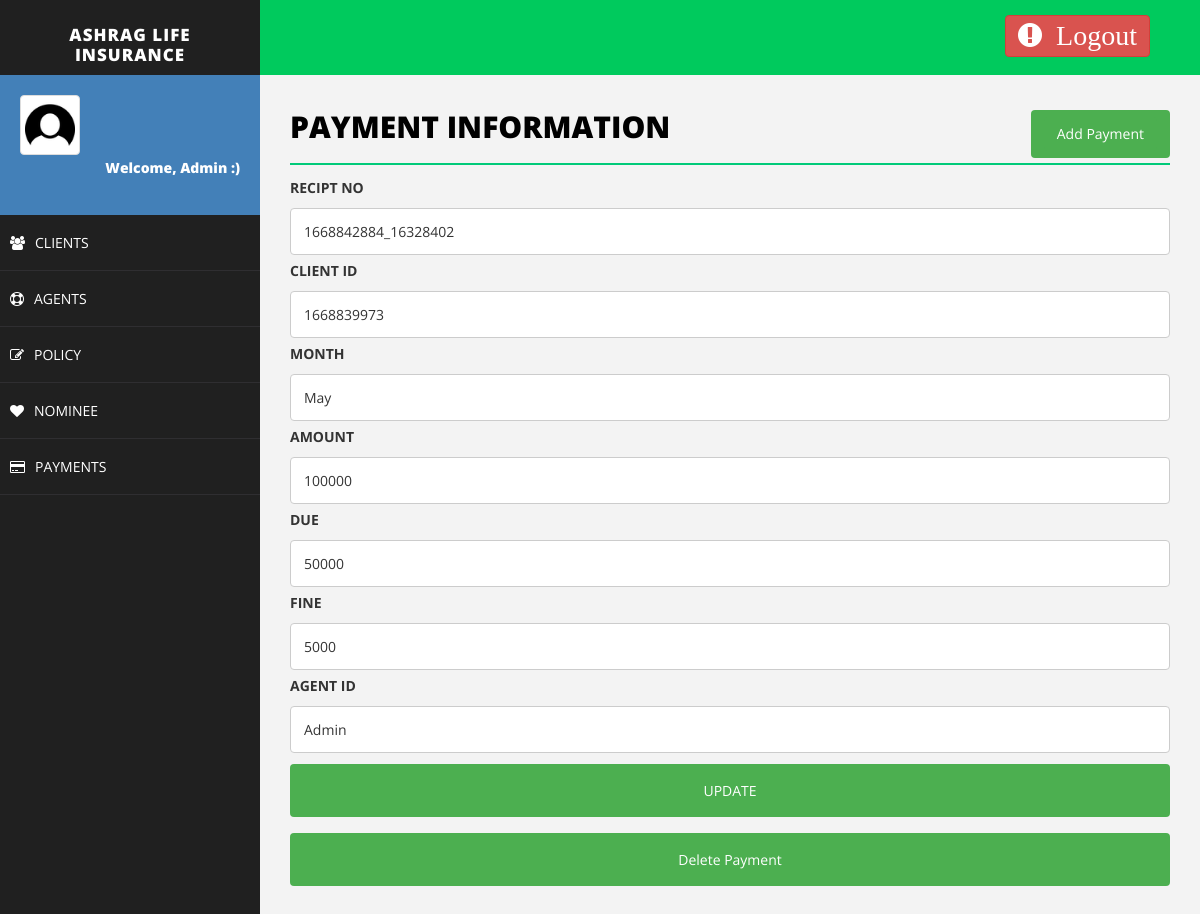
The page /editPayment.php?recipt_no=1668842884_16328402 (signed in) on the database its author committed.
### tables this page shows
CREATE TABLE `payment` (
  `recipt_no` varchar(20) NOT NULL,
  `client_id` varchar(50) NOT NULL,
  `month` varchar(50) NOT NULL,
  `amount` varchar(50) NOT NULL,
  `fine` varchar(50) NOT NULL,
  `due` varchar(50) NOT NULL,
  `agent_id` varchar(30) NOT NULL
);

### editPayment.php (the view, shortened to what this page needs)
<!DOCTYPE html>
<html>
<head>
    <link href="assets/css/bootstrap.css" rel="stylesheet" />
    <link href="assets/css/font-awesome.css" rel="stylesheet" />
    <link href="assets/css/basic.css" rel="stylesheet" />
    <link href="assets/css/custom.css" rel="stylesheet" />
</head>
<body>
<?php include 'header.php';
?>
        <div id="page-wrapper">
                <div class="row">
                    <div class="col-md-12">
                        <h1 class="page-head-line">Payment Information
						<button class="btn" align="center">
						<a href="addPayment.php" class="btn">Add Payment</a>
						</button>
						</h1>
                    </div>
                </div>
<?php
include'connection.php';
	if($_SERVER["REQUEST_METHOD"] == "GET"){
		$recipt_no = $_GET["recipt_no"];
	}
	$sql = "SELECT recipt_no, client_id, month, amount, due, fine, agent_id from payment where recipt_no='$recipt_no'";
	$result = $conn->query($sql);
	echo "<div>\n";
	  echo '<form action="updatePayment.php" method="post">';
	while($row = $result->fetch_assoc()) {
		echo "<label for=\"fname\">RECIPT NO</label>";
	    echo "<input type=\"text\" recipt_no=\"fname\" name=\"recipt_no\" placeholder=\"Your recpit no..\" value=\"$row[recipt_no]\">";
		echo "<label for=\"fname\">CLIENT ID</label>";
	    echo "<input type=\"text\" recipt_no=\"fname\" name=\"client_id\" placeholder=\"Client Id..\" value=\"$row[client_id]\">";
		echo "<label for=\"fname\">MONTH</label>";
		echo "<input type=\"text\" recipt_no=\"fname\" name=\"month\" placeholder=\"Month..\" value=\"$row[month]\">";
		echo "<label for=\"fname\">AMOUNT</label>";
		echo "<input type=\"text\" recipt_no=\"fname\" name=\"amount\" placeholder=\"Amount..\" value=\"$row[amount]\">";
		echo "<label for=\"fname\">DUE</label>";
		echo "<input type=\"text\" recipt_no=\"fname\" name=\"due\" placeholder=\"Your Due..\" value=\"$row[due]\">";
		echo "<label for=\"fname\">FINE</label>";
		echo "<input type=\"text\" recipt_no=\"fname\" name=\"fine\" placeholder=\"Fine..\" value=\"$row[fine]\">";
		echo "<label for=\"fname\">AGENT ID</label>";
		echo "<input type=\"text\" recipt_no=\"fname\" name=\"agent_id\" placeholder=\"Agent Id..\" value=\"$row[agent_id]\">";
    }
	echo "<input type=\"submit\" value=\"UPDATE\">";
	echo "</form>\n";
	echo "<a href='deletePayment.php?recipt_no=".$recipt_no."'><input type='Button' value='Delete Payment'></a>";
echo "</div>\n";
?>
        </div>
    </div>
</body>
</html>

### assets/css/basic.css (style rules this page uses)
body { font-family: 'Open Sans', sans-serif; line-height:25px; }
#page-wrapper { padding: 15px 15px; min-height: 600px; background: #F3F3F3; }
.page-head-line { font-size: 30px; text-transform: uppercase; color: #000; font-weight: 800; padding-bottom: 20px; border-bottom: 2px solid #00CA79; margin-bottom: 10px; }
@media (min-width:768px) { #page-wrapper { margin: 0 0 0 260px; padding: 15px 30px; min-height: 1200px; } }

### editPayment.php (style rules this page uses)
input[type=text], select { width: 100%; padding: 10px 13px; margin: 3px 0; display: inline-block; border: 1px solid #ccc; border-radius: 4px; box-sizing: border-box; }
input[type=submit] { width: 100%; background-color: #4CAF50; color: white; padding: 14px 20px; margin: 8px 0; border: none; border-radius: 4px; cursor: pointer; }
input[type=Button] { width: 100%; background-color: #4CAF50; color: white; padding: 14px 20px; margin: 8px 0; border: none; border-radius: 4px; cursor: pointer; }
.btn { background-color: #4CAF50; float: right; color:white; text-decoration:none; }

### rows shown on the page
payment: recipt_no "1668842884_16328402", client_id "1668839973", month "May", amount "100000", due "50000", fine "5000", agent_id "Admin"

### other values the page prints
$_SESSION["username"] "Admin"
